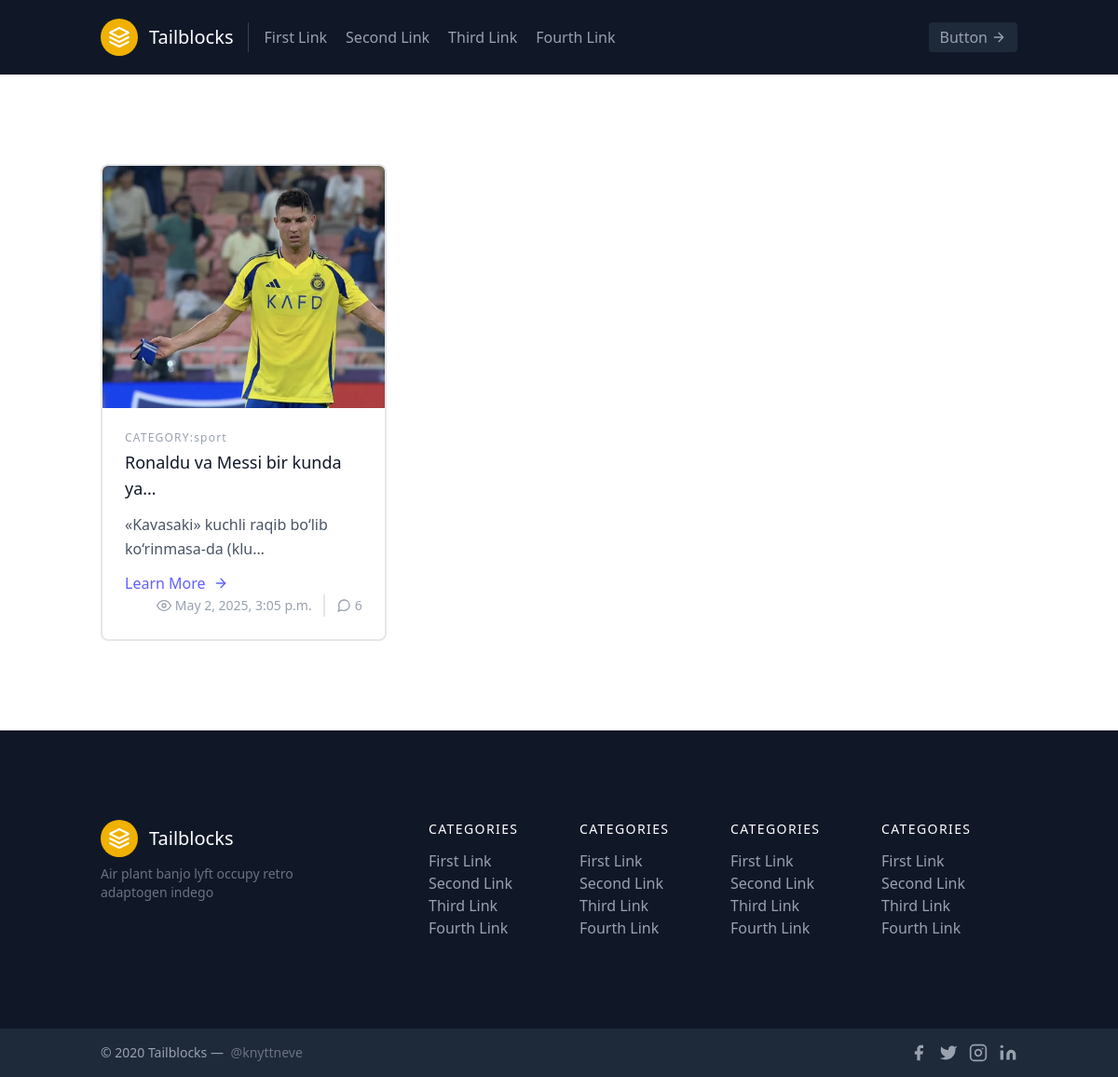
Page /category/1/ on the committed database.
### news/models.py (models this page shows)
class News(models.Model):
    title=models.CharField(max_length=250)
    pub_data=models.DateTimeField(auto_now=True)
    category=models.ForeignKey(Category,on_delete=models.CASCADE)
    news=models.TextField()
    image=models.ImageField(upload_to='images/')

class Category(models.Model):
    category_name=models.CharField(max_length=250)
    def __str__(self):
        return self.category_name

### news/views.py (the view)
# urls.py: path('category/<int:id>/',category_funk,name='category')
def category_funk(request,id):
    categories=Category.objects.all()
    news=News.objects.filter(category_id=id)
    return render(request,'category.html',{'news':news,'categories':categories})

### templates/category.html (shortened to what this page needs)
<!DOCTYPE html>
<html lang="en">
<head>
    <script src="https://cdn.jsdelivr.net/npm/@tailwindcss/browser@4"></script>
</head>
<body><header class="text-gray-400 bg-gray-900 body-font">
    <div class="container mx-auto flex flex-wrap p-5 flex-col md:flex-row items-center">
      <a class="flex title-font font-medium items-center text-white mb-4 md:mb-0">
        <svg xmlns="http://www.w3.org/2000/svg" fill="none" stroke="currentColor" stroke-linecap="round" stroke-linejoin="round" stroke-width="2" class="w-10 h-10 text-white p-2 bg-yellow-500 rounded-full" viewBox="0 0 24 24">
          <path d="M12 2L2 7l10 5 10-5-10-5zM2 17l10 5 10-5M2 12l10 5 10-5"></path>
        </svg>
        <span class="ml-3 text-xl">Tailblocks</span>
      </a>
      <nav class="md:mr-auto md:ml-4 md:py-1 md:pl-4 md:border-l md:border-gray-700	flex flex-wrap items-center text-base justify-center">
        <a class="mr-5 hover:text-white">First Link</a>
        <a class="mr-5 hover:text-white">Second Link</a>
        <a class="mr-5 hover:text-white">Third Link</a>
        <a class="mr-5 hover:text-white">Fourth Link</a>
      </nav>
      <button class="inline-flex items-center bg-gray-800 border-0 py-1 px-3 focus:outline-none hover:bg-gray-700 rounded text-base mt-4 md:mt-0">Button
        <svg fill="none" stroke="currentColor" stroke-linecap="round" stroke-linejoin="round" stroke-width="2" class="w-4 h-4 ml-1" viewBox="0 0 24 24">
          <path d="M5 12h14M12 5l7 7-7 7"></path>
        </svg>
      </button>
    </div>
  </header>
  <section class="text-gray-600 body-font">
    <div class="container px-5 py-24 mx-auto">
      <div class="flex flex-wrap -m-4">
          {% for i in news %}
        <div class="p-4 md:w-1/3">
          <div class="h-full border-2 border-gray-200 border-opacity-60 rounded-lg overflow-hidden">
            <img class="lg:h-65 md:h-50 w-full object-cover object-center" src="{{i.image.url}}" alt="blog">
            <div class="p-6">
              <h2 class="tracking-widest text-xs title-font font-medium text-gray-400 mb-1">CATEGORY:{{i.category}}</h2>
              <h1 class="title-font text-lg font-medium text-gray-900 mb-3">{{i.title|truncatechars:30}}</h1>
              <p class="leading-relaxed mb-3">{{i.news|truncatechars:50}}</p>
              <div class="flex items-center flex-wrap ">
                <a href="{% url 'detail' i.id %}" class="text-indigo-500 inline-flex items-center md:mb-2 lg:mb-0">Learn More
                  <svg class="w-4 h-4 ml-2" viewBox="0 0 24 24" stroke="currentColor" stroke-width="2" fill="none" stroke-linecap="round" stroke-linejoin="round">
                    <path d="M5 12h14"></path>
                    <path d="M12 5l7 7-7 7"></path>
                  </svg>
                </a>
                <span class="text-gray-400 mr-3 inline-flex items-center lg:ml-auto md:ml-0 ml-auto leading-none text-sm pr-3 py-1 border-r-2 border-gray-200">
                  <svg class="w-4 h-4 mr-1" stroke="currentColor" stroke-width="2" fill="none" stroke-linecap="round" stroke-linejoin="round" viewBox="0 0 24 24">
                    <path d="M1 12s4-8 11-8 11 8 11 8-4 8-11 8-11-8-11-8z"></path>
                    <circle cx="12" cy="12" r="3"></circle>
                  </svg>{{i.pub_data}}
                </span>
                <span class="text-gray-400 inline-flex items-center leading-none text-sm">
                  6
                </span>
              </div>
            </div>
          </div>
        </div>
        {% endfor %}
        </div>
        </div>
        </section>
  <footer class="text-gray-400 bg-gray-900 body-font">
    <div class="container px-5 py-24 mx-auto flex md:items-center lg:items-start md:flex-row md:flex-nowrap flex-wrap flex-col">
      <div class="w-64 flex-shrink-0 md:mx-0 mx-auto text-center md:text-left">
        <a class="flex title-font font-medium items-center md:justify-start justify-center text-white">
          <svg xmlns="http://www.w3.org/2000/svg" fill="none" stroke="currentColor" stroke-linecap="round" stroke-linejoin="round" stroke-width="2" class="w-10 h-10 text-white p-2 bg-yellow-500 rounded-full" viewBox="0 0 24 24">
            <path d="M12 2L2 7l10 5 10-5-10-5zM2 17l10 5 10-5M2 12l10 5 10-5"></path>
          </svg>
          <span class="ml-3 text-xl">Tailblocks</span>
        </a>
        <p class="mt-2 text-sm text-gray-500">Air plant banjo lyft occupy retro adaptogen indego</p>
      </div>
      <div class="flex-grow flex flex-wrap md:pl-20 -mb-10 md:mt-0 mt-10 md:text-left text-center">
        <div class="lg:w-1/4 md:w-1/2 w-full px-4">
          <h2 class="title-font font-medium text-white tracking-widest text-sm mb-3">CATEGORIES</h2>
          <nav class="list-none mb-10">
            <li>
              <a class="text-gray-400 hover:text-white">First Link</a>
            </li>
            <li>
              <a class="text-gray-400 hover:text-white">Second Link</a>
            </li>
            <li>
              <a class="text-gray-400 hover:text-white">Third Link</a>
            </li>
            <li>
              <a class="text-gray-400 hover:text-white">Fourth Link</a>
            </li>
          </nav>
        </div>
        <div class="lg:w-1/4 md:w-1/2 w-full px-4">
          <h2 class="title-font font-medium text-white tracking-widest text-sm mb-3">CATEGORIES</h2>
          <nav class="list-none mb-10">
            <li>
              <a class="text-gray-400 hover:text-white">First Link</a>
            </li>
            <li>
              <a class="text-gray-400 hover:text-white">Second Link</a>
            </li>
            <li>
              <a class="text-gray-400 hover:text-white">Third Link</a>
            </li>
            <li>
              <a class="text-gray-400 hover:text-white">Fourth Link</a>
            </li>
          </nav>
        </div>
        <div class="lg:w-1/4 md:w-1/2 w-full px-4">
          <h2 class="title-font font-medium text-white tracking-widest text-sm mb-3">CATEGORIES</h2>
          <nav class="list-none mb-10">
            <li>
              <a class="text-gray-400 hover:text-white">First Link</a>
            </li>
            <li>
              <a class="text-gray-400 hover:text-white">Second Link</a>
            </li>
            <li>
              <a class="text-gray-400 hover:text-white">Third Link</a>
            </li>
            <li>
              <a class="text-gray-400 hover:text-white">Fourth Link</a>
            </li>
          </nav>
        </div>
        <div class="lg:w-1/4 md:w-1/2 w-full px-4">
          <h2 class="title-font font-medium text-white tracking-widest text-sm mb-3">CATEGORIES</h2>
          <nav class="list-none mb-10">
            <li>
              <a class="text-gray-400 hover:text-white">First Link</a>
            </li>
            <li>
              <a class="text-gray-400 hover:text-white">Second Link</a>
            </li>
            <li>
              <a class="text-gray-400 hover:text-white">Third Link</a>
            </li>
            <li>
              <a class="text-gray-400 hover:text-white">Fourth Link</a>
            </li>
          </nav>
        </div>
      </div>
    </div>
    <div class="bg-gray-800 bg-opacity-75">
      <div class="container mx-auto py-4 px-5 flex flex-wrap flex-col sm:flex-row">
        <p class="text-gray-400 text-sm text-center sm:text-left">© 2020 Tailblocks —
          <a href="https://twitter.com/knyttneve" rel="noopener noreferrer" class="text-gray-500 ml-1" target="_blank">@knyttneve</a>
        </p>
        <span class="inline-flex sm:ml-auto sm:mt-0 mt-2 justify-center sm:justify-start">
          <a class="text-gray-400">
            <svg fill="currentColor" stroke-linecap="round" stroke-linejoin="round" stroke-width="2" class="w-5 h-5" viewBox="0 0 24 24">
              <path d="M18 2h-3a5 5 0 00-5 5v3H7v4h3v8h4v-8h3l1-4h-4V7a1 1 0 011-1h3z"></path>
            </svg>
          </a>
          <a class="ml-3 text-gray-400">
            <svg fill="currentColor" stroke-linecap="round" stroke-linejoin="round" stroke-width="2" class="w-5 h-5" viewBox="0 0 24 24">
              <path d="M23 3a10.9 10.9 0 01-3.14 1.53 4.48 4.48 0 00-7.86 3v1A10.66 10.66 0 013 4s-4 9 5 13a11.64 11.64 0 01-7 2c9 5 20 0 20-11.5a4.5 4.5 0 00-.08-.83A7.72 7.72 0 0023 3z"></path>
            </svg>
          </a>
          <a class="ml-3 text-gray-400">
            <svg fill="none" stroke="currentColor" stroke-linecap="round" stroke-linejoin="round" stroke-width="2" class="w-5 h-5" viewBox="0 0 24 24">
              <rect width="20" height="20" x="2" y="2" rx="5" ry="5"></rect>
              <path d="M16 11.37A4 4 0 1112.63 8 4 4 0 0116 11.37zm1.5-4.87h.01"></path>
            </svg>
          </a>
          <a class="ml-3 text-gray-400">
            <svg fill="currentColor" stroke="currentColor" stroke-linecap="round" stroke-linejoin="round" stroke-width="0" class="w-5 h-5" viewBox="0 0 24 24">
              <path stroke="none" d="M16 8a6 6 0 016 6v7h-4v-7a2 2 0 00-2-2 2 2 0 00-2 2v7h-4v-7a6 6 0 016-6zM2 9h4v12H2z"></path>
              <circle cx="4" cy="4" r="2" stroke="none"></circle>
            </svg>
          </a>
        </span>
      </div>
    </div>
  </footer>
</body>
</html>

### rows in the picture
News: image (picture), category "sport", title "Ronaldu va Messi bir kunda ya…", news "«Kavasaki» kuchli raqib bo‘lib ko‘rinmasa-da (klu…", pub_data "May 2, 2025, 3:05 p.m."
